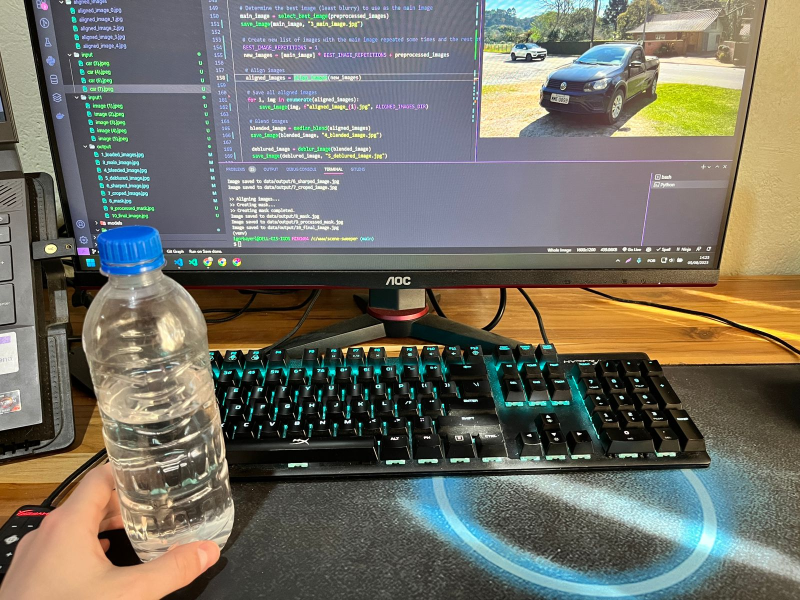
#> input picture data/input/image (1).jpeg, 1600 x 1200 px, found by its file name (shown at 1/2 size); its folder holds only this picture in this run
$ python main.py   (older library calls are emulated)
#> lines starting #> are read from the running program, lines starting #| are printed output that depends on the picture; after the words box and inside, x2 and y2 are one past the last pixel; in counts of white or black regions, pixels touching at a corner belong together
### src/load.py
import cv2
import os


def load_images(input_dir):
    """Load images.

    Args:
    input_dir (str): Directory containing the input images.

    Returns:
    images (list of np.array): List of loaded images.
    """
    # Get a list of all image files in input_dir
    print(">> Loading images...")
    image_filenames = [
        f
        for f in os.listdir(input_dir)
        if os.path.isfile(os.path.join(input_dir, f))
    ]

    # Sort the image filenames
    image_filenames.sort()

    # Initialize an empty list to store the images
    images = []

    # Loop over all image files
    for filename in image_filenames:
        # Construct the full image path
        image_path = os.path.join(input_dir, filename)

        # Load the image using OpenCV
        img = cv2.imread(image_path)

        # Append the loaded image to the list
        images.append(img)

    print(">> Loading images completed.")

    return images

### src/preprocess.py
import cv2


def preprocess_images(images):
    """Preprocess images.

    Args:
    images (list of np.array): List of loaded images.

    Returns:
    images (list of np.array): List of preprocessed images.
    """
    # Initialize an empty list to store the preprocessed images
    print(">> Preprocessing images...")
    preprocessed_images = []

    # Loop over all images
    for img in images:
        # Resize image if it's larger than Full HD while maintaining aspect ratio
        max_res = (1080, 1920)  # Full HD resolution (height, width)

        # Find the aspect ratio of the image
        aspect_ratio = img.shape[1] / img.shape[0]

        if img.shape[0] > max_res[0]:
            new_height = max_res[0]
            new_width = int(new_height * aspect_ratio)
            img = cv2.resize(img, (new_width, new_height))

        elif img.shape[1] > max_res[1]:
            new_width = max_res[1]
            new_height = int(new_width / aspect_ratio)
            img = cv2.resize(img, (new_width, new_height))

        # Append the preprocessed image to the list
        preprocessed_images.append(img)

    print(">> Preprocessing images completed.")
    return preprocessed_images

### src/select_best.py
import cv2
import numpy as np


def variance_of_laplacian(image):
    return cv2.Laplacian(image, cv2.CV_64F).var()


def select_best_image(images):
    # Convert images to grayscale
    gray_images = [
        cv2.cvtColor(img, cv2.COLOR_BGR2GRAY) if len(img.shape) == 3 else img
        for img in images
    ]

    # Compute Laplacian variances
    laplacian_variances = [variance_of_laplacian(img) for img in gray_images]

    # Select the best image index
    best_image_idx = np.argmax(laplacian_variances)

    return images[best_image_idx]

### src/align.py
import cv2
import numpy as np


# [174 lines left out: functions align_images6, align_images333, align_images2, not called in this run]


def align_images(images):
    # Ensure at least 2 images
    if len(images) < 2:
        print("Need at least two images to align.")
        return

    print("\n>> Aligning images...")

    MAX_FEATURES = 15000
    GOOD_MATCH_PERCENT = 0.15

    # Convert images to grayscale
    images_gray = [cv2.cvtColor(img, cv2.COLOR_BGR2GRAY) for img in images]

    # Detect ORB features and compute descriptors.
    orb = cv2.ORB_create(MAX_FEATURES)
    keypoints = []
    descriptors = []
    for img in images_gray:
        kp, des = orb.detectAndCompute(img, None)
        keypoints.append(kp)
        descriptors.append(des)

    # Use first image as reference
    ref_kp = keypoints[0]
    ref_des = descriptors[0]

    aligned_images = [
        images[0]
    ]  # First image is reference, so already "aligned"
    for i in range(1, len(images)):
        # Match features.
        matcher = cv2.DescriptorMatcher_create(
            cv2.DESCRIPTOR_MATCHER_BRUTEFORCE_HAMMING
        )
        matches = matcher.match(ref_des, descriptors[i])

        # Convert tuple to list (if necessary) and sort matches by score
        matches = list(matches)
        matches.sort(key=lambda x: x.distance, reverse=False)

        # Remove worst matches
        num_good_matches = int(len(matches) * GOOD_MATCH_PERCENT)
        matches = matches[:num_good_matches]

        # Extract location of good matches
        points1 = np.zeros((len(matches), 2), dtype=np.float32)
        points2 = np.zeros((len(matches), 2), dtype=np.float32)

        for j, match in enumerate(matches):
            points1[j, :] = ref_kp[match.queryIdx].pt
            points2[j, :] = keypoints[i][match.trainIdx].pt

        # Find homography
        h, mask = cv2.findHomography(points2, points1, cv2.RANSAC)

        # Use homography to warp image
        height, width, channels = images[0].shape
        aligned = cv2.warpPerspective(images[i], h, (width, height))
        aligned_images.append(aligned)

    return aligned_images


# [155 lines left out: functions align_images_with_refinement, refine_alignment_with_ecc, get_affine_transform, get_homography, not called in this run]

### src/blend.py
import numpy as np


def median_blend(segmented_images):
    """Blend segmented images using a median filter.

    Args:
    segmented_images (list of np.array): List of segmented images.

    Returns:
    blended_image (np.array): Blended image.
    """
    print(">> Applying median blending...")

    # Stack images along the third axis
    stacked_images = np.stack(segmented_images, axis=-1)

    # Apply median filter
    blended_image = np.median(stacked_images, axis=-1)

    print(">> Median blending completed.")

    return blended_image


# [8 lines left out: function median_blend1, not called in this run]

### src/main.py
import os
import cv2
from blend import median_blend
from load import load_images
from preprocess import preprocess_images
from align import align_images
from select_best import select_best_image
from scipy.signal import wiener
import numpy as np

INPUT_DIR = "data/input/"
# INPUT_DIR = "data/input1/"
# INPUT_DIR = "data/input2/"
OUTPUT_DIR = "data/output/"
ALIGNED_IMAGES_DIR = "data/aligned_images/"
MASKS_IMAGES_DIR = "data/masks/"


def save_image(image, filename, output_dir=OUTPUT_DIR):
    filepath = os.path.join(output_dir, filename)
    cv2.imwrite(filepath, image)
    print(f"Image saved to {filepath}")


def unsharp_mask(image, sigma=1.0, strength=1.5):
    # Gaussian smoothing
    blurred = cv2.GaussianBlur(image, (0, 0), sigma)

    # Add the residual (The original image - the blurred image) back to the original image:
    sharpened = cv2.addWeighted(image, 1.0 + strength, blurred, -strength, 0)

    return sharpened


def deblur_image(image, mysize=(5, 5)):
    print(">> Deblurring image...")
    # Check if image is grayscale or color
    if len(image.shape) == 2:
        # Image is grayscale
        deblurred = wiener(image, mysize)
    else:
        # Image is color, apply filter to each channel
        deblurred = np.zeros_like(image)
        for i in range(3):  # Assuming image is in BGR format
            deblurred[..., i] = wiener(image[..., i], mysize)

    # Convert deblurred image back to uint8
    deblurred = cv2.convertScaleAbs(deblurred)

    print(">> Deblurring image completed.")
    return deblurred


def crop_black_border(image):
    # Convert to grayscale if the image is color
    if len(image.shape) == 3:
        gray = cv2.cvtColor(image, cv2.COLOR_BGR2GRAY)
    else:
        gray = image

    # Threshold the image to get binary image, black as background
    _, thresh = cv2.threshold(gray, 1, 255, cv2.THRESH_BINARY)

    # Find contours in the threshold image
    contours, _ = cv2.findContours(
        thresh, cv2.RETR_EXTERNAL, cv2.CHAIN_APPROX_SIMPLE
    )

    # Get the maximum contour, this is expected to be the frame of the actual image
    max_contour = max(contours, key=cv2.contourArea)

    # Get the bounding rectangle for the maximum contour
    x, y, w, h = cv2.boundingRect(max_contour)

    # Crop the image to this bounding rectangle and return it
    return image[y : y + h, x : x + w]


# [44 lines left out: functions create_difference_mask, selective_stack, not called in this run]


def create_mask(original, processed, threshold=30):
    print(">> Creating mask...")
    # Calculate absolute difference between images
    diff = cv2.absdiff(original, processed)

    # Convert difference to grayscale
    diff_gray = cv2.cvtColor(diff, cv2.COLOR_BGR2GRAY)

    # Create a binary mask where difference is below the threshold
    _, mask = cv2.threshold(diff_gray, threshold, 255, cv2.THRESH_BINARY_INV)

    print(">> Creating mask completed.")
    return mask


def apply_mask(original, processed, mask):
    # Normalize mask to range 0.0 - 1.0
    mask = mask.astype(float) / 255

    # Expand dimensions of the mask to match the number of color channels in the image
    mask = np.expand_dims(mask, axis=-1)

    # Convert image data types for proper computation
    original = original.astype(float)
    processed = processed.astype(float)

    # Create a weighted image by multiplying with the mask and its inverse
    orig_masked = original * mask
    proc_masked = processed * (1.0 - mask)

    # Combine the masked images
    combined = orig_masked + proc_masked

    # Make sure all pixel intensities are within the range 0-255
    combined = np.clip(combined, 0, 255).astype("uint8")

    return combined


def process_mask(mask, kernel_size=6, blur_size=9, dilation_size=7):
    # Create the kernel for morphological operations
    kernel = np.ones((kernel_size, kernel_size), np.uint8)

    # Remove small black spots (erosion followed by dilation: closing)
    mask = cv2.morphologyEx(mask, cv2.MORPH_CLOSE, kernel)

    # Remove small white spots (dilation followed by erosion: opening)
    mask = cv2.morphologyEx(mask, cv2.MORPH_OPEN, kernel)

    # Invert the mask to expand the black regions
    inverted_mask = cv2.bitwise_not(mask)

    # Increase size of the black objects
    dilation_kernel = np.ones((dilation_size, dilation_size), np.uint8)
    inverted_mask = cv2.dilate(inverted_mask, dilation_kernel, iterations=1)

    # Invert the mask back to its original form
    mask = cv2.bitwise_not(inverted_mask)

    # Blur the edges
    mask = cv2.GaussianBlur(mask, (blur_size, blur_size), 0)

    return mask


def main():
    # Load images
    images = load_images(INPUT_DIR)
#> in load_images, img is the input picture: shape (1200, 1600, 3); mean B, G, R 101.9, 112.9, 115
#> images = 1 item
    cv2.imwrite(os.path.join(OUTPUT_DIR, "1_loaded_images.jpg"), images[0])

    # Preprocess images
    preprocessed_images = preprocess_images(images)
#> the loop in preprocess_images, `for img in images: # Resize image if it's larger than Full HD while ma..` made 1 pass
#> (max_res, aspect_ratio, new_height, new_width) on pass 1: ((1080, 1920), 1.33, 1080, 1440)
#> after the loop in preprocess_images, `for img in images:`: new_height = 1080; new_width = 1440; preprocessed_images = 1 item
#> preprocessed_images = 1 item

    # Determine the best image (least blurry) to use as the main image
    best_image = select_best_image(preprocessed_images)
#> in select_best_image, `laplacian_variances = [variance_of_laplacian(img) for img in gray_imag..`: laplacian_variances = [1072.5]
#> in select_best_image, `best_image_idx = np.argmax(laplacian_variances)`: best_image_idx = 0
    save_image(best_image, "3_best_image.jpg")

    # Create new list of images with the main image repeated some times and the rest of the images (should not be more than half of the total images)
    BEST_IMAGE_REPETITIONS = 1
    new_images = [best_image] * BEST_IMAGE_REPETITIONS + preprocessed_images
#> new_images = 2 items

    # Align images
    aligned_images = align_images(new_images)
#> the loop in align_images, `for img in images_gray:` made 2 passes
#> in align_images, `ref_kp = keypoints[0]`: ref_kp = 15000 keypoints; strongest (x, y, size): (984, 750, 31), (997, 782, 37.2), (440, 764, 37.2), (954, 782, 31)
#> the loop in align_images, `for i in range(1, len(images)):` made 1 pass
#> (matches, num_good_matches, height, width, channels) on pass 1: (2250 matches, 2250, 1080, 1440, 3)
#> after the loop in align_images, `for i in range(1, len(images)):`: aligned_images = 2 items
#> aligned_images = 2 items

    # Save all aligned images
    for i, img in enumerate(aligned_images):
        save_image(img, f"aligned_image_{i}.jpg", ALIGNED_IMAGES_DIR)
#> this loop made 2 passes
#| Image saved to data/aligned_images/aligned_image_0.jpg
#| Image saved to data/aligned_images/aligned_image_1.jpg

    # test_image = selective_stack(aligned_images, best_image)
    # save_image(test_image, "test_image.jpg")

    # Blend images
    blended_image = median_blend(aligned_images)
    save_image(blended_image, "4_blended_image.jpg")

    deblured_image = deblur_image(blended_image)
    save_image(deblured_image, "5_deblured_image.jpg")

    sharped_image = unsharp_mask(deblured_image)
    save_image(sharped_image, "6_sharped_image.jpg")

    # Crop the image
    cropped_image = crop_black_border(sharped_image)
#> in crop_black_border, `gray = cv2.cvtColor(image, cv2.COLOR_BGR2GRAY)`:
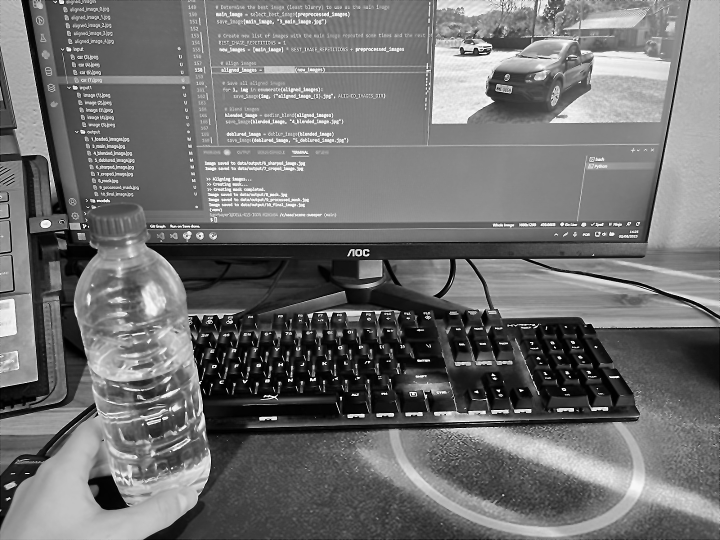
#> gray: shape (1080, 1440) (shown at 1/2 size); min 0, max 255, mean 112.2
#> in crop_black_border, `_, thresh = cv2.threshold(gray, 1, 255, cv2.THRESH_BINARY)`:
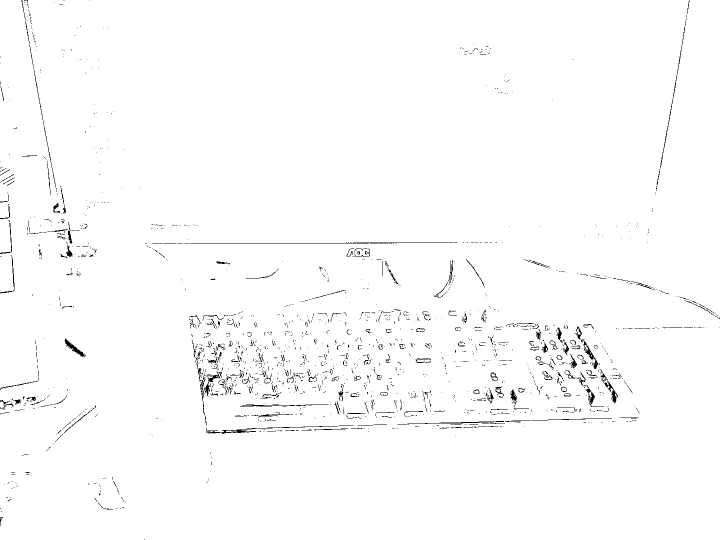
#> thresh: shape (1080, 1440) (shown at 1/2 size); 98.7% white; black in thin lines or dots
#> in crop_black_border, `contours, _ = cv2.findContours( thresh, cv2.RETR_EXTERNAL, cv2.CHAIN_A..`: contours = 1 contour; box (x1, y1, x2, y2) and area: (0, 0, 1440, 1080) 1551580
#> in crop_black_border, `max_contour = max(contours, key=cv2.contourArea)`: max_contour = contour of 348 points, box (x1, y1, x2, y2) (0, 0, 1440, 1080), area 1551580
#> in crop_black_border, `x, y, w, h = cv2.boundingRect(max_contour)`: x = 0; w = 1440; h = 1080
    save_image(cropped_image, "7_croped_image.jpg")

    # Align images
    aligned_for_mask = align_images([best_image, cropped_image])
#> the loop in align_images (call 2), `for img in images_gray:` made 2 passes
#> the loop in align_images (call 2), `for i in range(1, len(images)):` made 1 pass
#> aligned_for_mask = 2 items

    MASK_THRESHOLD = 5  # maybe 5 - 30 are good values
    # Create mask using the original best image and the sharpened image
    mask = create_mask(
        aligned_for_mask[0], aligned_for_mask[1], MASK_THRESHOLD
    )
#> in create_mask, `diff = cv2.absdiff(original, processed)`:
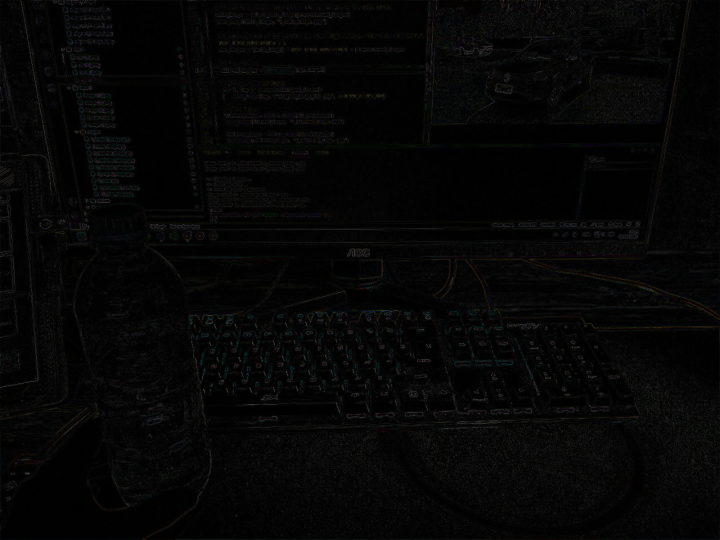
#> diff: shape (1080, 1440, 3) (shown at 1/2 size); mean of channels 0, 1, 2 5.6, 5.8, 5.7; drawn as B, G, R
#> in create_mask, `_, mask = cv2.threshold(diff_gray, threshold, 255, cv2.THRESH_BINARY_I..`:
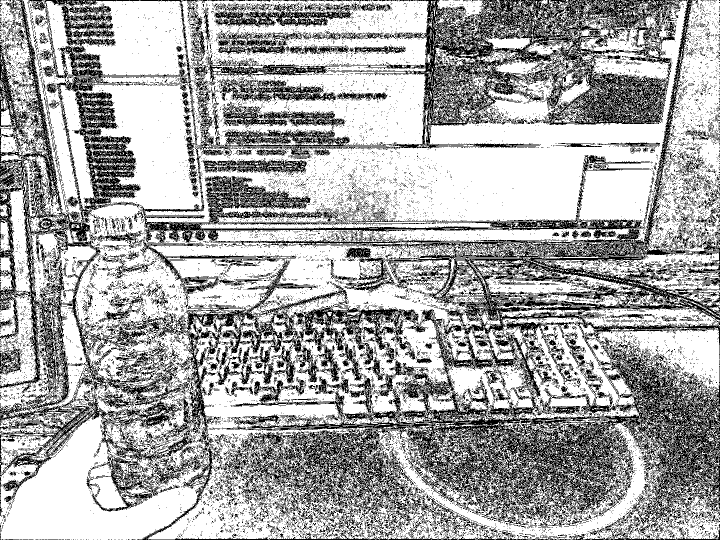
#> mask: shape (1080, 1440) (shown at 1/2 size); 66.1% white; black in thin lines or dots
    save_image(mask, "8_mask.jpg")

    processed_mask = process_mask(mask)
#> in process_mask, `mask = cv2.bitwise_not(inverted_mask)`:
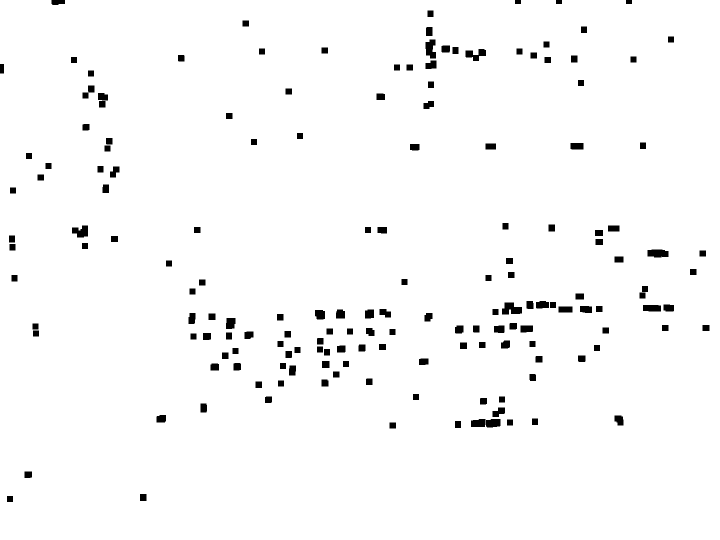
#> mask: shape (1080, 1440) (shown at 1/2 size); 97.8% white; 167 black regions, largest, box (x1, y1, x2, y2) and area: (1004, 605, 1044, 629) 690, (1295, 499, 1337, 515) 597, (851, 79, 872, 117) 596
    save_image(processed_mask, "9_processed_mask.jpg")

    # Apply the mask to the images
    final_image = apply_mask(
        aligned_for_mask[0], aligned_for_mask[1], processed_mask
    )
#> in apply_mask, `orig_masked = original * mask`:
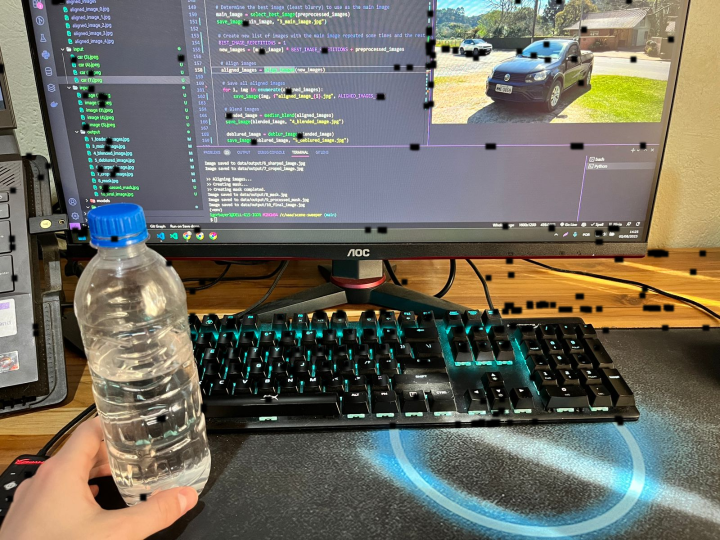
#> orig_masked: shape (1080, 1440, 3) float64 (shown at 1/2 size); mean of channels 0, 1, 2 99.7, 110.4, 112.5; drawn as B, G, R
#> in apply_mask, `proc_masked = processed * (1.0 - mask)`:
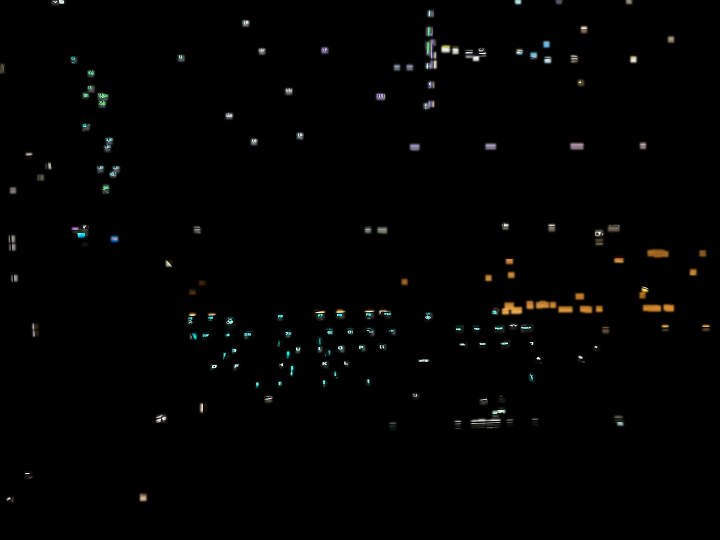
#> proc_masked: shape (1080, 1440, 3) float64 (shown at 1/2 size); mean of channels 0, 1, 2 2.1, 2.4, 2.4; drawn as B, G, R

    # Write the final output image
    save_image(final_image, "10_final_image.jpg")


if __name__ == "__main__":
    main()
